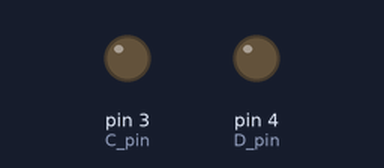
This sketch was run on a simulated Arduino Uno, built with avr-gcc and run on an emulated ATmega328P. Shown: output pins drawn as LEDs (lit = HIGH). What the sketch prints to the serial monitor is not drawn.

Above: at 0.8 s.
At 3.51 s:
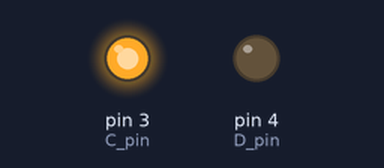
At 5.91 s:
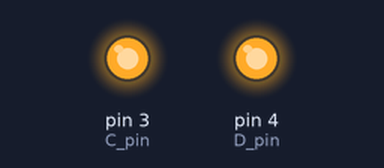
At 11.5 s:
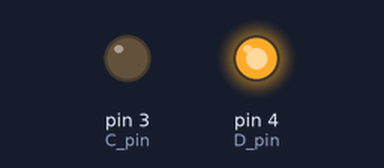
Timing chart, 0 to 13.0 s (numbered marks = the images above):
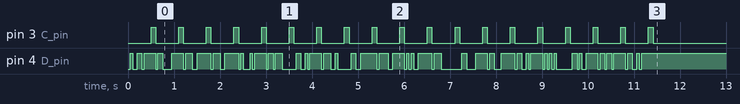

The sketch:

comm_tran_test0.ino
```cpp
const int D_pin = 4;
const int C_pin = 3;
const char text[] = "MassEnergySpaceTime";
void setup(){
  pinMode(D_pin, OUTPUT);
  pinMode(C_pin, OUTPUT);
  Serial.begin(9600);
  for(int byte_idx=0;byte_idx<strlen(text);byte_idx++){
      Serial.print(text[byte_idx]);
      Serial.print(" ");
      byte let = text[byte_idx];
      for(int bit_idx=0;bit_idx<8;bit_idx++){
        bool let_bit = (let & (0x80 >> bit_idx));
        digitalWrite(D_pin, let_bit);
        Serial.print(let_bit);
        delay(50);
      }
      Serial.println("   ");
      digitalWrite(C_pin, LOW);
      delay(100);
      digitalWrite(C_pin, HIGH);
      delay(100);
      Serial.println("__--__");
      digitalWrite(C_pin, LOW);
  }
}
void loop(){

}
```
